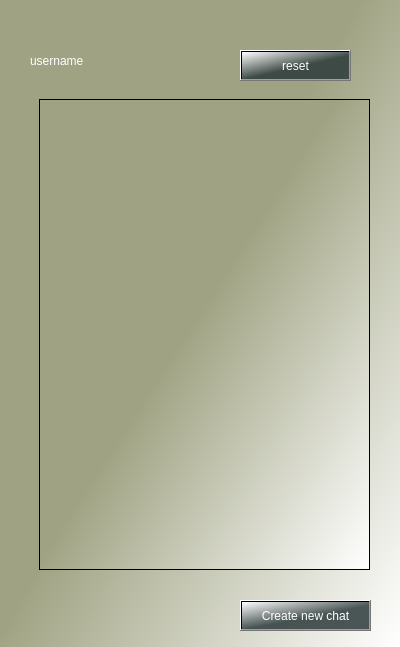
<?xml version="1.0" encoding="UTF-8"?>
<ui version="4.0">
 <class>Dialog</class>
 <widget class="QDialog" name="Dialog">
  <property name="geometry">
   <rect>
    <x>0</x>
    <y>0</y>
    <width>400</width>
    <height>647</height>
   </rect>
  </property>
  <property name="windowTitle">
   <string>Dialog</string>
  </property>
  <property name="styleSheet">
   <string notr="true">background-color: qlineargradient(spread:pad, x1:0.448864, y1:0.494, x2:1, y2:1, stop:0 rgba(160, 163, 131, 255), stop:1 rgba(255, 255, 255, 255));</string>
  </property>
  <widget class="QLabel" name="username_lable">
   <property name="geometry">
    <rect>
     <x>30</x>
     <y>40</y>
     <width>221</width>
     <height>41</height>
    </rect>
   </property>
   <property name="styleSheet">
    <string notr="true">color: rgb(255, 255, 255);
font: 75 18pt &quot;MS Shell Dlg 2&quot;;
selection-color: qradialgradient(spread:pad, cx:0.5, cy:0.5, radius:0.5, fx:0.5, fy:0.5, stop:0 rgba(255, 235, 235, 206), stop:0.35 rgba(255, 188, 188, 80), stop:0.4 rgba(255, 162, 162, 80), stop:0.425 rgba(255, 132, 132, 156), stop:0.44 rgba(252, 128, 128, 80), stop:1 rgba(255, 255, 255, 0));
background-color: qlineargradient(spread:pad, x1:1, y1:1, x2:1, y2:1, stop:0 rgba(104, 86, 77, 0), stop:0.994318 rgba(255, 255, 255, 255));</string>
   </property>
   <property name="text">
    <string>username</string>
   </property>
  </widget>
  <widget class="QScrollArea" name="groups_scroll_area">
   <property name="geometry">
    <rect>
     <x>39</x>
     <y>99</y>
     <width>331</width>
     <height>471</height>
    </rect>
   </property>
   <property name="widgetResizable">
    <bool>true</bool>
   </property>
   <widget class="QWidget" name="scrollAreaWidgetContents">
    <property name="geometry">
     <rect>
      <x>0</x>
      <y>0</y>
      <width>329</width>
      <height>469</height>
     </rect>
    </property>
   </widget>
  </widget>
  <widget class="QPushButton" name="create_chat_button_2">
   <property name="geometry">
    <rect>
     <x>240</x>
     <y>600</y>
     <width>131</width>
     <height>31</height>
    </rect>
   </property>
   <property name="styleSheet">
    <string notr="true">background-color: qlineargradient(spread:pad, x1:0.517, y1:0.567864, x2:0, y2:0, stop:0 rgba(43, 57, 57, 215), stop:1 rgba(255, 255, 255, 255));
color: rgb(255, 255, 255);
font: 75 12pt &quot;MS Shell Dlg 2&quot;;
color: rgb(255, 255, 255);</string>
   </property>
   <property name="text">
    <string>Create new chat</string>
   </property>
  </widget>
  <widget class="QLabel" name="alert_lable">
   <property name="geometry">
    <rect>
     <x>40</x>
     <y>570</y>
     <width>331</width>
     <height>20</height>
    </rect>
   </property>
   <property name="styleSheet">
    <string notr="true">color: rgb(255, 255, 255);
font: 50 8pt &quot;MS Shell Dlg 2&quot;;
font: 12pt &quot;MS Shell Dlg 2&quot;;
selection-color: qradialgradient(spread:pad, cx:0.5, cy:0.5, radius:0.5, fx:0.5, fy:0.5, stop:0 rgba(255, 235, 235, 206), stop:0.35 rgba(255, 188, 188, 80), stop:0.4 rgba(255, 162, 162, 80), stop:0.425 rgba(255, 132, 132, 156), stop:0.44 rgba(252, 128, 128, 80), stop:1 rgba(255, 255, 255, 0));
background-color: qlineargradient(spread:pad, x1:1, y1:1, x2:1, y2:1, stop:0 rgba(104, 86, 77, 0), stop:0.994318 rgba(255, 255, 255, 255));</string>
   </property>
   <property name="text">
    <string/>
   </property>
  </widget>
  <widget class="QPushButton" name="reset_button">
   <property name="geometry">
    <rect>
     <x>240</x>
     <y>50</y>
     <width>111</width>
     <height>31</height>
    </rect>
   </property>
   <property name="styleSheet">
    <string notr="true">background-color: qlineargradient(spread:pad, x1:0.517, y1:0.567864, x2:0, y2:0, stop:0 rgba(43, 57, 57, 215), stop:1 rgba(255, 255, 255, 255));
color: rgb(255, 255, 255);
font: 75 12pt &quot;MS Shell Dlg 2&quot;;
color: rgb(255, 255, 255);</string>
   </property>
   <property name="text">
    <string>reset</string>
   </property>
  </widget>
 </widget>
 <resources/>
 <connections/>
</ui>
